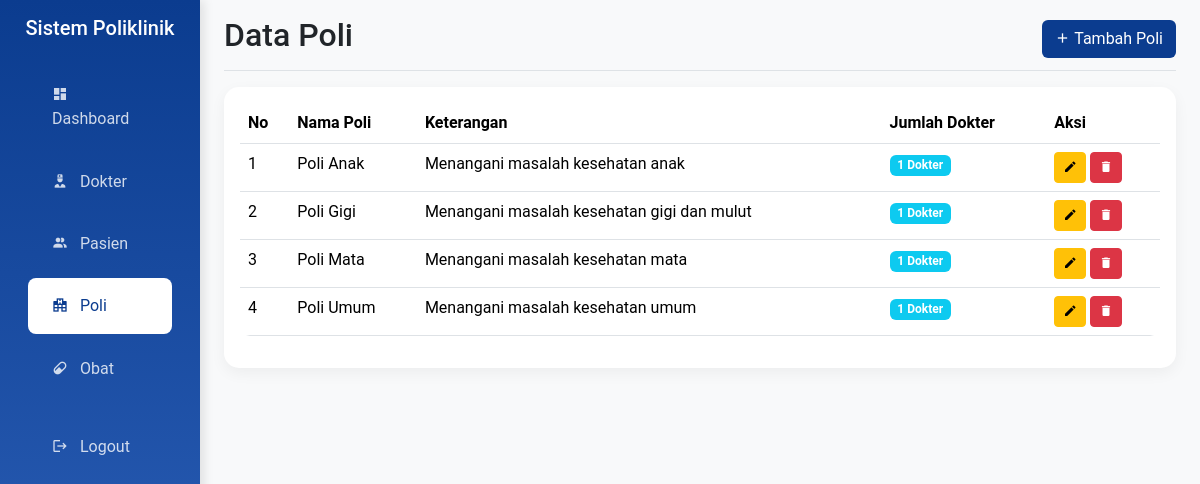
/hospital/admin/poli.php (signed in), run on the app's committed database.
### tables this page shows
CREATE TABLE `poli`  (
  `id` int NOT NULL AUTO_INCREMENT,
  `nama_poli` varchar(25) NOT NULL,
  `keterangan` text NULL,
  PRIMARY KEY (`id`) USING BTREE
);

### hospital/admin/poli.php (the view, shortened to what this page needs)
<?php
include '../config/koneksi.php';
$sql_poli = "SELECT p.*, COUNT(d.id) as jumlah_dokter
             FROM poli p
             LEFT JOIN dokter d ON p.id = d.id_poli
             GROUP BY p.id
             ORDER BY p.nama_poli";
$poli_result = $conn->query($sql_poli);
include 'include/header.php';
?>
<main class="col-md-9 ms-sm-auto col-lg-10 px-md-4">
    <div class="d-flex justify-content-between flex-wrap flex-md-nowrap align-items-center pt-3 pb-2 mb-3 border-bottom">
        <h1 class="h2">Data Poli</h1>
        <button class="btn btn-dark-primary" data-bs-toggle="modal" data-bs-target="#tambahPoliModal">
            <i class="mdi mdi-plus"></i> Tambah Poli
        </button>
    </div>
    <div class="card">
        <div class="card-body">
            <div class="table-responsive">
                <table class="table table-hover">
                    <thead>
                        <tr>
                            <th>No</th>
                            <th>Nama Poli</th>
                            <th>Keterangan</th>
                            <th>Jumlah Dokter</th>
                            <th>Aksi</th>
                        </tr>
                    </thead>
                    <tbody>
                        <?php
                        $no = 1;
                        while ($poli = $poli_result->fetch_assoc()):
                        ?>
                            <tr>
                                <td><?= $no++ ?></td>
                                <td><?= htmlspecialchars($poli['nama_poli'] ?? '') ?></td>
                                <td><?= htmlspecialchars($poli['keterangan'] ?? '') ?></td>
                                <td>
                                    <span class="badge bg-info"><?= $poli['jumlah_dokter'] ?? 0 ?> Dokter</span>
                                </td>
                                <td>
                                    <button class="btn btn-sm btn-warning" data-bs-toggle="modal"
                                        data-bs-target="#editPoliModal<?= $poli['id'] ?>">
                                        <i class="mdi mdi-pencil"></i>
                                    </button>
                                    <a href="?hapus=<?= $poli['id'] ?>" class="btn btn-sm btn-danger"
                                        onclick="return confirm('Apakah Anda yakin ingin menghapus poli ini?')">
                                        <i class="mdi mdi-delete"></i>
                                    </a>
                                </td>
                            </tr>
                        <?php endwhile; ?>
                    </tbody>
                </table>
            </div>
        </div>
    </div>
</main>
<?php include 'include/footer.php'; ?>

### hospital/admin/include/header.php (style rules this page uses)
:root { --dark-primary: #0B3C8F; --dark-secondary: #3165BEFF; --dark-light: #5985D0FF; --gray-dark: #adb5bd; }
body { font-family: 'Roboto', sans-serif; background-color: #f8f9fa; }
.card { border: none; border-radius: 15px; box-shadow: 0 5px 15px rgba(0, 0, 0, 0.05); transition: transform 0.3s ease; }
.table { border-radius: 10px; overflow: hidden; }
.btn-dark-primary { background-color: var(--dark-primary); color: white; }
.mdi { line-height: 1; }

### data on the page
poli: nama_poli "Poli Anak", keterangan "Menangani masalah kesehatan anak", jumlah_dokter "1"
poli: nama_poli "Poli Gigi", keterangan "Menangani masalah kesehatan gigi dan mulut", jumlah_dokter "1"
poli: nama_poli "Poli Mata", keterangan "Menangani masalah kesehatan mata", jumlah_dokter "1"
poli: nama_poli "Poli Umum", keterangan "Menangani masalah kesehatan umum", jumlah_dokter "1"
